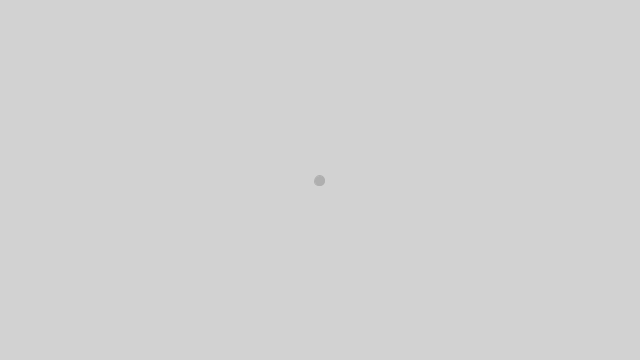
Frame 1 (no input)
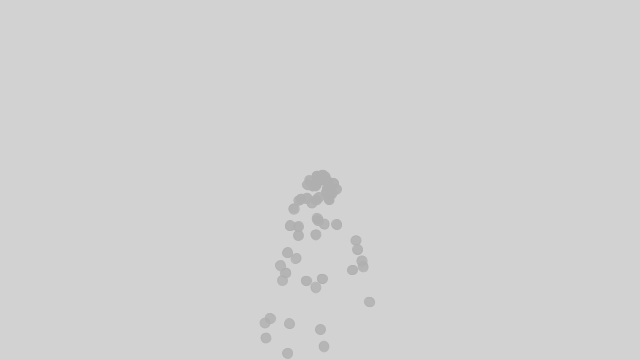
Frame 60 (the mouse pressed at the canvas centre just before this capture)
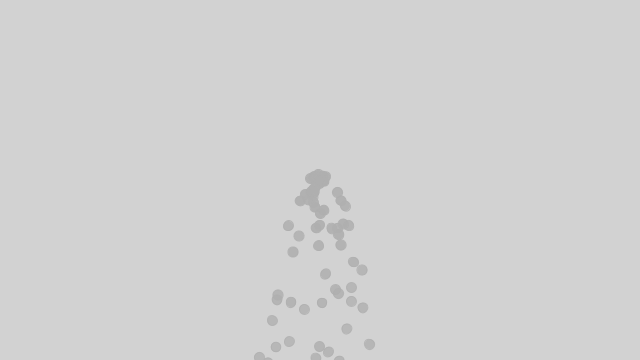
Frame 120 (the mouse held since frame 60 and released just before this capture)

The Processing sketch that drew these frames (run headless with seeded random() and noise(); from frame 60 on, the mouse is pressed at the canvas centre):

// Processing sketch: particle_repeller
// ── particle_repeller.pde
class Repeller {
  PVector loc;
  float strength, size;
  
  Repeller(PVector _loc) {
    loc = _loc.get();
    strength = 100;
    size = 20;
  }
  
  void repel(ParticleSystem sys) {
    PVector force;
    float d;
    for (Particle p : sys.particles) {
      force = PVector.sub(p.loc, loc);
      d = force.mag();
      d = constrain(d, 20, 100);
      force.setMag(strength/sq(d));
      p.applyForce(force);
    }
  }
  
  void display() {
    stroke(255);
    fill(255);
    ellipse(loc.x, loc.y, size, size);
  }
}

// ── main.pde
import java.util.Iterator;

float G;
PVector gravity;
ParticleSystem ps;
ArrayList<Repeller> repellers;

void setup() {
  size(640, 360);
  G = 0.1;
  gravity = new PVector(0, G);
  ps = new ParticleSystem(new PVector(width/2, height/2));
  repellers = new ArrayList<Repeller>();
}

void draw() {
  background(210);
  
  Iterator<Repeller> iter = repellers.iterator();
  while (iter.hasNext()) {
    Repeller r = iter.next();
    r.display();
    r.repel(ps);
  }
  ps.applyForce(gravity);
  ps.run();
}

void mouseClicked() {
  repellers.add(new Repeller(new PVector(mouseX, mouseY)));
}

// ── particle.pde
class Particle{
  PVector loc, vel, acc;
  float angle, aVel;
  float mass, size, lifespan, fadeRate;
  
  Particle(PVector _loc) {
    loc = _loc.get();
    vel = new PVector(0, 0);
    acc = PVector.random2D();
    
    angle = 0;
    aVel = acc.x/10;
    
    mass = 1;
    size = 10;
    lifespan = 255;
    fadeRate = 1;
  }
  
  boolean isDead() {
    if (lifespan <= 0) { return true; }
    return false;
  }
  
  void applyForce(PVector force) {
    PVector f = force.get();
    f.div(mass);
    acc.add(f);
  }
  
  void update() {
    vel.add(acc);
    loc.add(vel);
    acc.mult(0);
    
    angle += aVel;
    
    lifespan -= fadeRate;
  }
  
  void display() {
    stroke(175, lifespan);
    fill(175, lifespan);
    pushMatrix();
    translate(loc.x, loc.y);
    rotate(angle);
    ellipse(0, 0, size, size);
    popMatrix();
  }
  
  void run() {
    update();
    display();
  }
}

// ── particle_sys.pde
class ParticleSystem {
  ArrayList<Particle> particles;
  PVector origin;
  float lifespan;
  
  ParticleSystem(PVector _orig) {
    particles = new ArrayList<Particle>();
    origin = _orig.get();
    lifespan = 400;
  }
  
  boolean isDead() {
    if (lifespan <= 0 && particles.size() <= 0) { return true; }
    return false;
  }
  
  void addParticle() {
    float r = random(1);
    particles.add(new Particle(origin));
  }
  
  // for forces that affect the entire system
  void applyForce(PVector force) {
    for (Particle p : particles) {
      p.applyForce(force);
    }
  }
  
  void run() {
    if (lifespan > 0) { addParticle(); }
    
    Iterator<Particle> iter = particles.iterator();
    while (iter.hasNext()) {
      Particle p = iter.next();
      p.run();
      if (p.isDead()) { iter.remove(); }
    }
    lifespan -= 0;
  }
}
